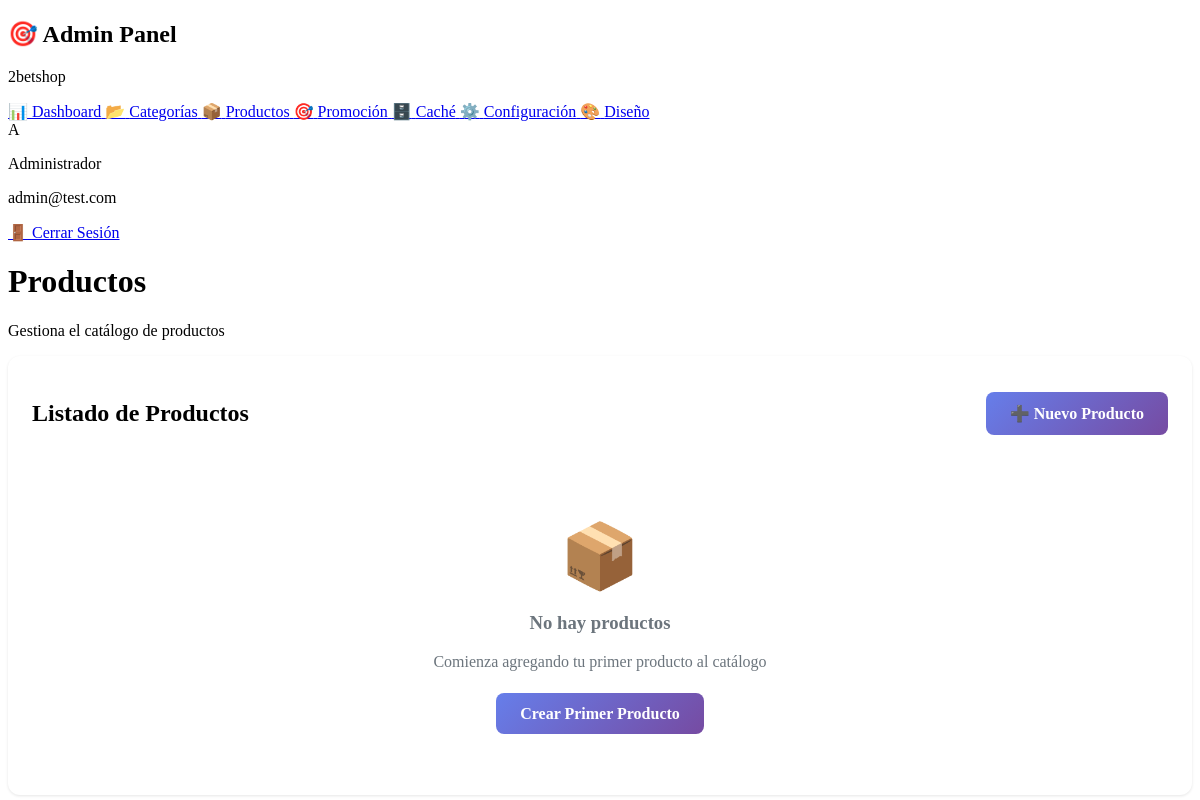
/public/admin/productos.php (signed in), run on an earlier commit of the app's database.
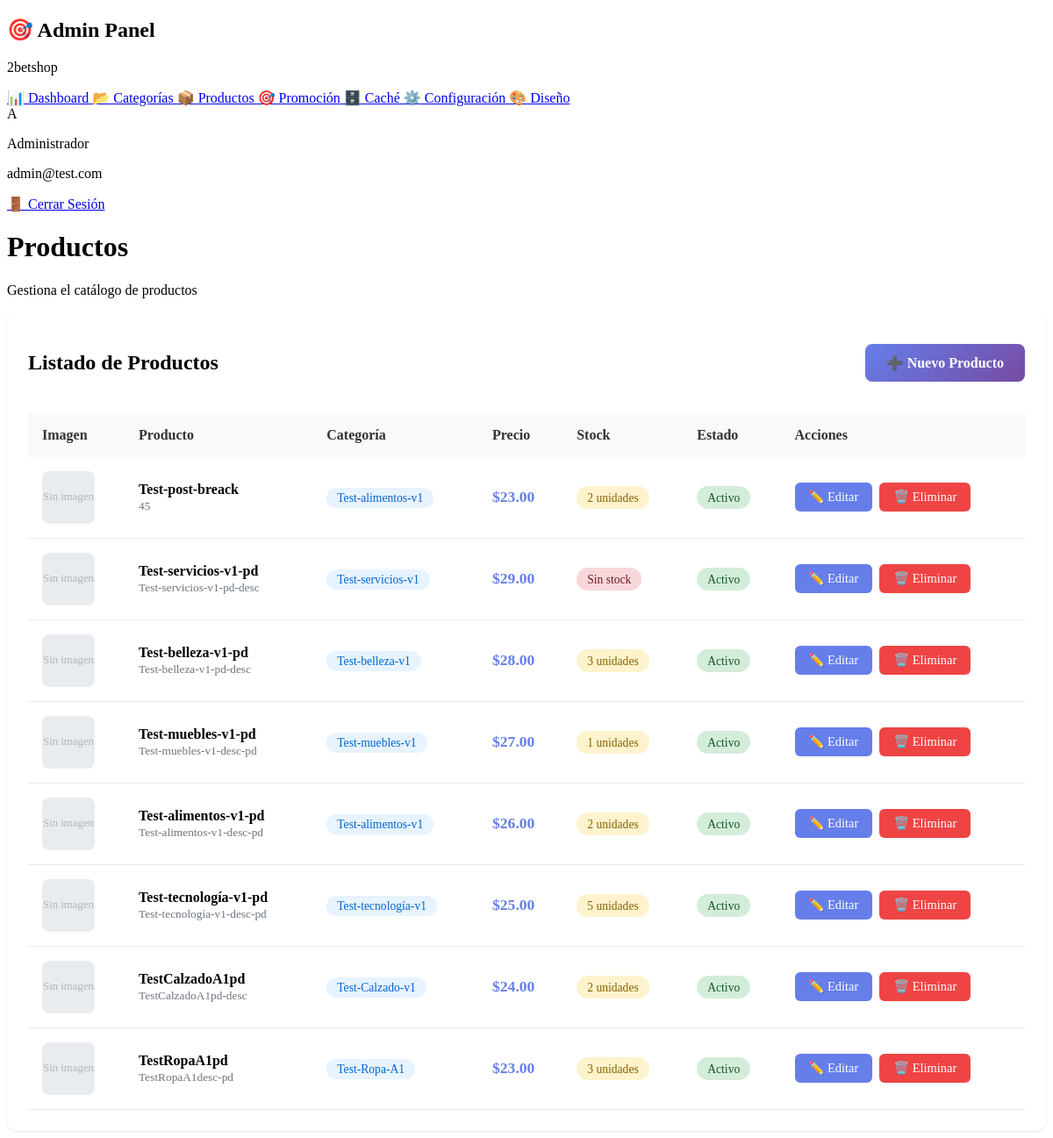
And on a later commit of the database.
### tables this page shows
CREATE TABLE `products` (
  `id` int(11) NOT NULL,
  `name` varchar(255) NOT NULL,
  `slug` varchar(255) NOT NULL,
  `description` text DEFAULT NULL,
  `short_description` varchar(500) DEFAULT NULL,
  `price` decimal(10,2) NOT NULL DEFAULT 0.00,
  `original_price` decimal(10,2) DEFAULT NULL COMMENT 'Precio original antes de descuento',
  `discount_percent` int(3) DEFAULT NULL COMMENT 'Porcentaje de descuento',
  `stock` int(11) DEFAULT 0,
  `image_url` varchar(500) DEFAULT NULL,
  `category_id` int(11) NOT NULL,
  `is_featured` tinyint(1) DEFAULT 0,
  `is_new` tinyint(1) DEFAULT 0 COMMENT 'Badge de nuevo',
  `rating` decimal(2,1) DEFAULT 0.0 COMMENT 'Rating promedio 0-5',
  `reviews_count` int(11) DEFAULT 0 COMMENT 'Cantidad de reviews',
  `color_variants` text DEFAULT NULL COMMENT 'Variantes de color JSON',
  `is_active` tinyint(1) DEFAULT 1,
  `created_at` datetime DEFAULT current_timestamp(),
  `updated_at` datetime DEFAULT current_timestamp() ON UPDATE current_timestamp()
);

CREATE TABLE `categories` (
  `id` int(11) NOT NULL,
  `name` varchar(255) NOT NULL,
  `slug` varchar(255) NOT NULL,
  `product_type` enum('clothing','footwear','electronics','food','furniture','health_beauty','services','accessories','home','kids','beauty') DEFAULT 'clothing',
  `description` text DEFAULT NULL,
  `image_url` varchar(500) DEFAULT NULL,
  `parent_id` int(11) DEFAULT NULL,
  `sort_order` int(11) DEFAULT 0,
  `is_active` tinyint(1) DEFAULT 1,
  `created_at` datetime DEFAULT current_timestamp(),
  `updated_at` datetime DEFAULT current_timestamp() ON UPDATE current_timestamp()
);

### app/models/Database.php (called while the page is built, shortened)
<?php
class Database {
    private static $instance = null;
    private $connection = null;
    public static function getInstance() {
        if (self::$instance === null) {
            self::$instance = new self();
        }
        return self::$instance;
    }
    private function connect() {
        try {
            $dsn = sprintf(
                "mysql:host=%s;dbname=%s;charset=%s",
                DB_HOST,
                DB_NAME,
                defined('DB_CHARSET') ? DB_CHARSET : 'utf8mb4'
            );
            $options = [
                PDO::ATTR_ERRMODE => PDO::ERRMODE_EXCEPTION,
                PDO::ATTR_DEFAULT_FETCH_MODE => PDO::FETCH_ASSOC,
                PDO::ATTR_EMULATE_PREPARES => false,
                PDO::MYSQL_ATTR_INIT_COMMAND => "SET NAMES " . (defined('DB_CHARSET') ? DB_CHARSET : 'utf8mb4')
            ];
            $this->connection = new PDO($dsn, DB_USER, DB_PASS, $options);
        } catch (PDOException $e) {
            $this->lastError = $e->getMessage();
            $this->handleError("Error de conexión a la base de datos", $e);
        }
    }
    public function select($sql, $params = []) {
        try {
            $stmt = $this->prepare($sql);
            $stmt->execute($params);
            return $stmt->fetchAll();
        } catch (PDOException $e) {
            $this->lastError = $e->getMessage();
            $this->handleError("Error en SELECT", $e);
            return false;
        }
    }
    private function prepare($sql) {
        return $this->connection->prepare($sql);
    }
}

### app/models/User.php (called while the page is built, shortened)
<?php
require_once __DIR__ . '/Database.php';
class User {
    public function getCurrentUser() {
        return $_SESSION['user'] ?? null;
    }
}

### app/models/Product.php (called while the page is built, shortened)
<?php
require_once __DIR__ . '/Database.php';
class Product {
    private $db;
    public function __construct() {
        $this->db = Database::getInstance();
    }
    public function getAll($activeOnly = true) {
        $sql = "SELECT p.*, c.name as category_name, c.product_type
                FROM products p
                LEFT JOIN categories c ON p.category_id = c.id";
        if ($activeOnly) {
            $sql .= " WHERE p.is_active = 1";
        }
        $sql .= " ORDER BY p.created_at DESC";
        return $this->db->select($sql);
    }
}

### public/admin/productos.php (the view, shortened to what this page needs)
<?php
require_once __DIR__ . '/../../app/models/Product.php';
require_once __DIR__ . '/../../app/models/User.php';
$productModel = new Product();
$products = $productModel->getAll();
$user = (new User())->getCurrentUser();
?>
<!DOCTYPE html>
<html lang="es">
<head>
    <link rel="stylesheet" href="<?php echo ADMIN_URL; ?>/css/admin.css">
</head>
<body>
    <div class="admin-layout">
        <?php include __DIR__ . '/views/partials/sidebar.php'; ?>
        <main class="main-content">
            <header class="content-header">
                <h1>Productos</h1>
                <p class="subtitle">Gestiona el catálogo de productos</p>
            </header>
            <div class="table-container">
                <div class="table-header">
                    <h2>Listado de Productos</h2>
                    <a href="productos-crear.php" class="btn-primary">➕ Nuevo Producto</a>
                </div>
                <?php if (empty($products)): ?>
                    <div class="empty-state">
                        <div class="empty-state-icon">📦</div>
                        <h3>No hay productos</h3>
                        <p>Comienza agregando tu primer producto al catálogo</p>
                        <br>
                        <a href="productos-crear.php" class="btn-primary">Crear Primer Producto</a>
                    </div>
                <?php else: ?>
                    <table>
                        <thead>
                            <tr>
                                <th>Imagen</th>
                                <th>Producto</th>
                                <th>Categoría</th>
                                <th>Precio</th>
                                <th>Stock</th>
                                <th>Estado</th>
                                <th>Acciones</th>
                            </tr>
                        </thead>
                        <tbody>
                            <?php foreach ($products as $product): ?>
                                <tr>
                                    <td>
                                        <?php if (!empty($product['image_url'])): ?>
                                            <div class="no-image" style="display: none;">Sin imagen</div>
                                        <?php else: ?>
                                            <div class="no-image">Sin imagen</div>
                                        <?php endif; ?>
                                    </td>
                                    <td>
                                        <strong><?php echo htmlspecialchars($product['name']); ?></strong>
                                        <?php if (!empty($product['description'])): ?>
                                            <br>
                                            <small style="color: #6c757d;">
                                                <?php echo htmlspecialchars(substr($product['description'], 0, 50)); ?>
                                            </small>
                                        <?php endif; ?>
                                    </td>
                                    <td>
                                        <span class="category-badge">
                                            <?php echo htmlspecialchars($product['category_name']); ?>
                                        </span>
                                    </td>
                                    <td>
                                        <span class="price">$<?php echo number_format($product['price'], 2); ?></span>
                                    </td>
                                    <td>
                                        <?php if ($product['stock'] > 0): ?>
                                            <span class="badge badge-stock"><?php echo $product['stock']; ?> unidades</span>
                                        <?php else: ?>
                                            <span class="badge badge-no-stock">Sin stock</span>
                                        <?php endif; ?>
                                    </td>
                                    <td>
                                        <span class="badge <?php echo $product['is_active'] ? 'badge-active' : 'badge-inactive'; ?>">
                                            <?php echo $product['is_active'] ? 'Activo' : 'Inactivo'; ?>
                                        </span>
                                    </td>
                                    <td>
                                        <div class="actions">
                                            <a href="productos-editar.php?id=<?php echo $product['id']; ?>"
                                               class="btn-action btn-edit">✏️ Editar</a>
                                            <a href="productos.php?action=delete&id=<?php echo $product['id']; ?>"
                                               class="btn-action btn-delete"
                                               onclick="return confirm('¿Estás seguro de eliminar este producto?')">🗑️ Eliminar</a>
                                        </div>
                                    </td>
                                </tr>
                            <?php endforeach; ?>
                        </tbody>
                    </table>
                <?php endif; ?>
            </div>
        </main>
    </div>
</body>
</html>

### public/admin/views/partials/sidebar.php
<aside class="sidebar">
    <div class="sidebar-header">
        <h2>🎯 Admin Panel</h2>
        <p class="app-name"><?php echo APP_NAME; ?></p>
    </div>
    <nav class="sidebar-nav">
        <a href="<?php echo ADMIN_URL; ?>/dashboard.php" class="nav-item <?php echo basename($_SERVER['PHP_SELF']) === 'dashboard.php' ? 'active' : ''; ?>">
            <span class="icon">📊</span>
            <span>Dashboard</span>
        </a>
        <a href="<?php echo ADMIN_URL; ?>/categorias.php" class="nav-item <?php echo strpos($_SERVER['PHP_SELF'], 'categorias') !== false ? 'active' : ''; ?>">
            <span class="icon">📂</span>
            <span>Categorías</span>
        </a>
        <a href="<?php echo ADMIN_URL; ?>/productos.php" class="nav-item <?php echo strpos($_SERVER['PHP_SELF'], 'productos') !== false ? 'active' : ''; ?>">
            <span class="icon">📦</span>
            <span>Productos</span>
        </a>
        <a href="<?php echo ADMIN_URL; ?>/promocion.php" class="nav-item <?php echo basename($_SERVER['PHP_SELF']) === 'promocion.php' ? 'active' : ''; ?>">
            <span class="icon">🎯</span>
            <span>Promoción</span>
        </a>
        <a href="<?php echo ADMIN_URL; ?>/cache-manager.php" class="nav-item <?php echo basename($_SERVER['PHP_SELF']) === 'cache-manager.php' ? 'active' : ''; ?>">
            <span class="icon">🗄️</span>
            <span>Caché</span>
        </a>
        <a href="#" class="nav-item">
            <span class="icon">⚙️</span>
            <span>Configuración</span>
        </a>
        <a href="#" class="nav-item">
            <span class="icon">🎨</span>
            <span>Diseño</span>
        </a>
    </nav>
    <div class="sidebar-footer">
        <div class="user-info">
            <div class="user-avatar">
                <?php echo strtoupper(substr($user['name'], 0, 1)); ?>
            </div>
            <div class="user-details">
                <p class="user-name"><?php echo htmlspecialchars($user['name']); ?></p>
                <p class="user-email"><?php echo htmlspecialchars($user['email']); ?></p>
            </div>
        </div>
        <a href="<?php echo APP_URL; ?>/logout.php" class="btn-logout">
            <span>🚪</span> Cerrar Sesión
        </a>
    </div>
</aside>

### public/admin/productos.php (style rules this page uses)
.table-container { background: white; border-radius: 12px; padding: 1.5rem; box-shadow: 0 1px 3px rgba(0,0,0,0.1); }
.table-header { display: flex; justify-content: space-between; align-items: center; margin-bottom: 1.5rem; }
.btn-primary { background: linear-gradient(135deg, #667eea 0%, #764ba2 100%); color: white; padding: 0.75rem 1.5rem; border-radius: 8px; text-decoration: none; font-weight: 600; transition: transform 0.2s; }
table { width: 100%; border-collapse: collapse; }
thead { background: #f8f9fa; }
th { text-align: left; padding: 1rem; font-weight: 600; color: #333; }
td { padding: 1rem; border-bottom: 1px solid #e9ecef; }
.no-image { width: 60px; height: 60px; background: #e9ecef; border-radius: 8px; display: flex; align-items: center; justify-content: center; color: #adb5bd; font-size: 0.8rem; }
.badge { padding: 0.35rem 0.75rem; border-radius: 20px; font-size: 0.85rem; font-weight: 500; }
.badge-active { background: #d4edda; color: #155724; }
.badge-stock { background: #fff3cd; color: #856404; }
.badge-no-stock { background: #f8d7da; color: #721c24; }
.actions { display: flex; gap: 0.5rem; }
.btn-action { padding: 0.5rem 1rem; border-radius: 6px; text-decoration: none; font-size: 0.9rem; transition: all 0.2s; }
.btn-edit { background: #667eea; color: white; }
.btn-delete { background: #ef4444; color: white; }
.price { font-weight: 600; color: #667eea; font-size: 1.1rem; }
.category-badge { background: #e7f3ff; color: #0066cc; padding: 0.25rem 0.75rem; border-radius: 12px; font-size: 0.85rem; }
.empty-state { text-align: center; padding: 3rem; color: #6c757d; }
.empty-state-icon { font-size: 4rem; margin-bottom: 1rem; }

What changed in the data, as far as the page shows it:
added products: name "Test-post-breack", description "45", category.name "Test-alimentos-v1", price "23.00", stock "2", is_active "Activo"
added products: name "Test-servicios-v1-pd", description "Test-servicios-v1-pd-desc", category.name "Test-servicios-v1", price "29.00", stock "Sin stock", is_active "Activo"
added products: name "Test-belleza-v1-pd", description "Test-belleza-v1-pd-desc", category.name "Test-belleza-v1", price "28.00", stock "3", is_active "Activo"
added products: name "Test-muebles-v1-pd", description "Test-muebles-v1-desc-pd", category.name "Test-muebles-v1", price "27.00", stock "1", is_active "Activo"
added products: name "Test-alimentos-v1-pd", description "Test-alimentos-v1-desc-pd", category.name "Test-alimentos-v1", price "26.00", stock "2", is_active "Activo"
added products: name "Test-tecnología-v1-pd", description "Test-tecnología-v1-desc-pd", category.name "Test-tecnología-v1", price "25.00", stock "5", is_active "Activo"
added products: name "TestCalzadoA1pd", description "TestCalzadoA1pd-desc", category.name "Test-Calzado-v1", price "24.00", stock "2", is_active "Activo"
added products: name "TestRopaA1pd", description "TestRopaA1desc-pd", category.name "Test-Ropa-A1", price "23.00", stock "3", is_active "Activo"
Also different on the page:
text no longer shown: "📦 No hay productos Comienza agregando tu primer producto al catálogo Crear Primer Producto"
text now shown: "Imagen Producto Categoría Precio Stock Estado Acciones"
